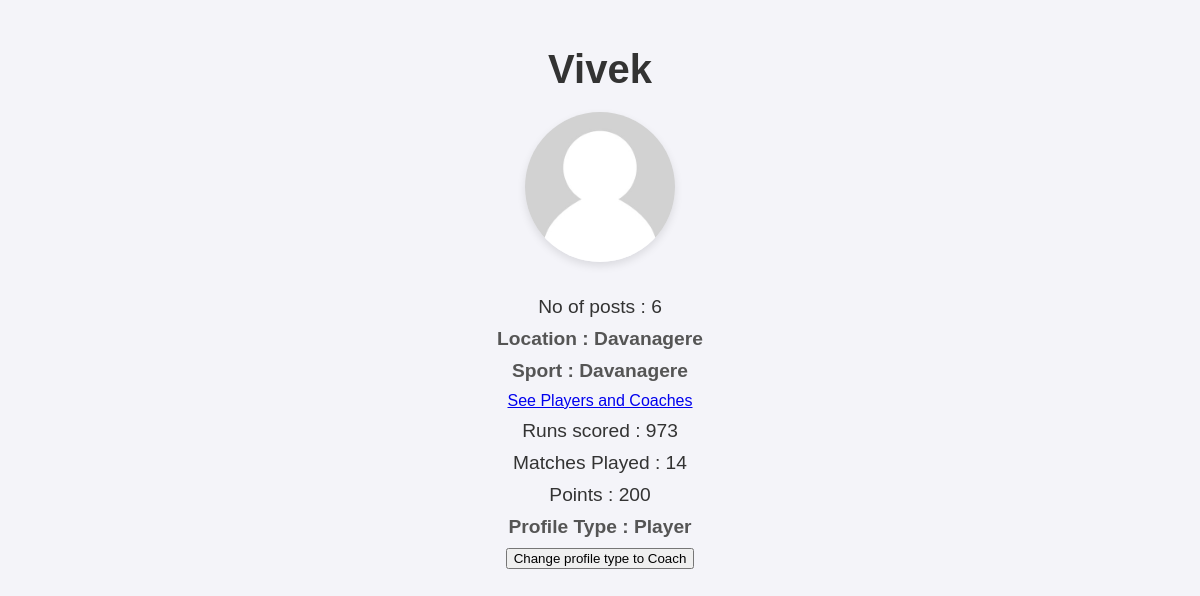
The app's page /profile-page/Vivek (signed in) with its own data.
### app/models.py (models this page shows)
class Profile(models.Model):
    user = models.ForeignKey(User, on_delete=models.CASCADE)
    id_user = models.UUIDField(default=uuid.uuid4, editable=False, unique=True)
    bio = models.TextField(blank=True)
    profileimg = models.ImageField(upload_to='profile_pics/', default='profile_pics/default.jpg')
    location = models.CharField(max_length=255, blank=True)
    sport = models.CharField(max_length=255, blank=True)
    runs_scored = models.IntegerField(default=0)
    matches_played = models.IntegerField(default=0)
    points = models.IntegerField(default=0)
    profile_type = models.CharField(max_length=255, default='Player')
    rank = models.IntegerField(default=0)
    rank_instance = models.ForeignKey('Rank', on_delete=models.SET_NULL, null=True, blank=True)
    coaches = models.ManyToManyField('self', symmetrical=False, related_name='coached_players', blank=True)

### app/views.py (the view)
# urls.py: path('profile-page/<str:pk>', views.profile, name="profile"),
@login_required(login_url='signin')
def profile(request, pk):
    user_object = get_object_or_404(User, username=pk)
    user_profile = Profile.objects.get(user=user_object)
    no_of_posts = Post.objects.filter(user=user_object).count()
    context = {
        "user_profile": user_profile,
        "user_object": user_object,
        "no_of_posts": no_of_posts,
    }
    return render(request, 'user_profile.html', context=context)

### templates/user_profile.html (shortened to what this page needs)
{% load static %}
<!DOCTYPE html>
<html lang="en">
  <head>
    <link rel="stylesheet" href="{% static 'css/user_profile.css' %}" />
  </head>
  <body>
    <h1>{{ user_profile.user.username }}</h1>
    <img src="{{ user_profile.profileimg.url }}" alt="profile-img" />
    <p>No of posts : {{ no_of_posts }}</p>
    <strong>Location : {{ user_profile.location }}</strong>
    <strong>Sport : {{ user_profile.sport }}</strong>
    <a href="/players-and-coaches">See Players and Coaches</a>
    {% if user_profile.profile_type == 'Player' %}
    <p>Runs scored : {{ user_profile.runs_scored }}</p>
    <p>Matches Played : {{ user_profile.matches_played }}</p>
    <p>Points : {{ user_profile.points }}</p>
    {% endif %}
    <strong>Profile Type : {{ user_profile.profile_type }}</strong>
    <form action="{% url 'change_profile_type' user_profile.user.username %}" method="post">
        <button type="submit">
          Change profile type to {% if user_profile.profile_type == 'Player' %} Coach {% else %} Player {% endif %}
        </button>
    </form>
  </body>
</html>

### static/css/user_profile.css (style rules this page uses)
body { font-family: 'Arial', sans-serif; background-color: #f4f4f9; color: #333; text-align: center; padding: 20px; }
h1 { font-size: 2.5em; margin-bottom: 0.5em; }
img { width: 150px; height: 150px; border-radius: 50%; box-shadow: 0 4px 8px rgba(0, 0, 0, 0.1); margin-bottom: 20px; }
p { font-size: 1.2em; margin: 10px 0; }
strong { display: block; font-weight: bold; font-size: 1.2em; margin: 10px 0; color: #555; }
@media (min-width: 600px) { body { max-width: 800px; margin: 0 auto; } }

### records on screen
Profile: user.username "Vivek", profileimg (placeholder picture), location "Davanagere", sport "Davanagere", runs_scored "973", matches_played "14", points "200", profile_type "Player"

### other values on screen
{{ no_of_posts }} "6"
